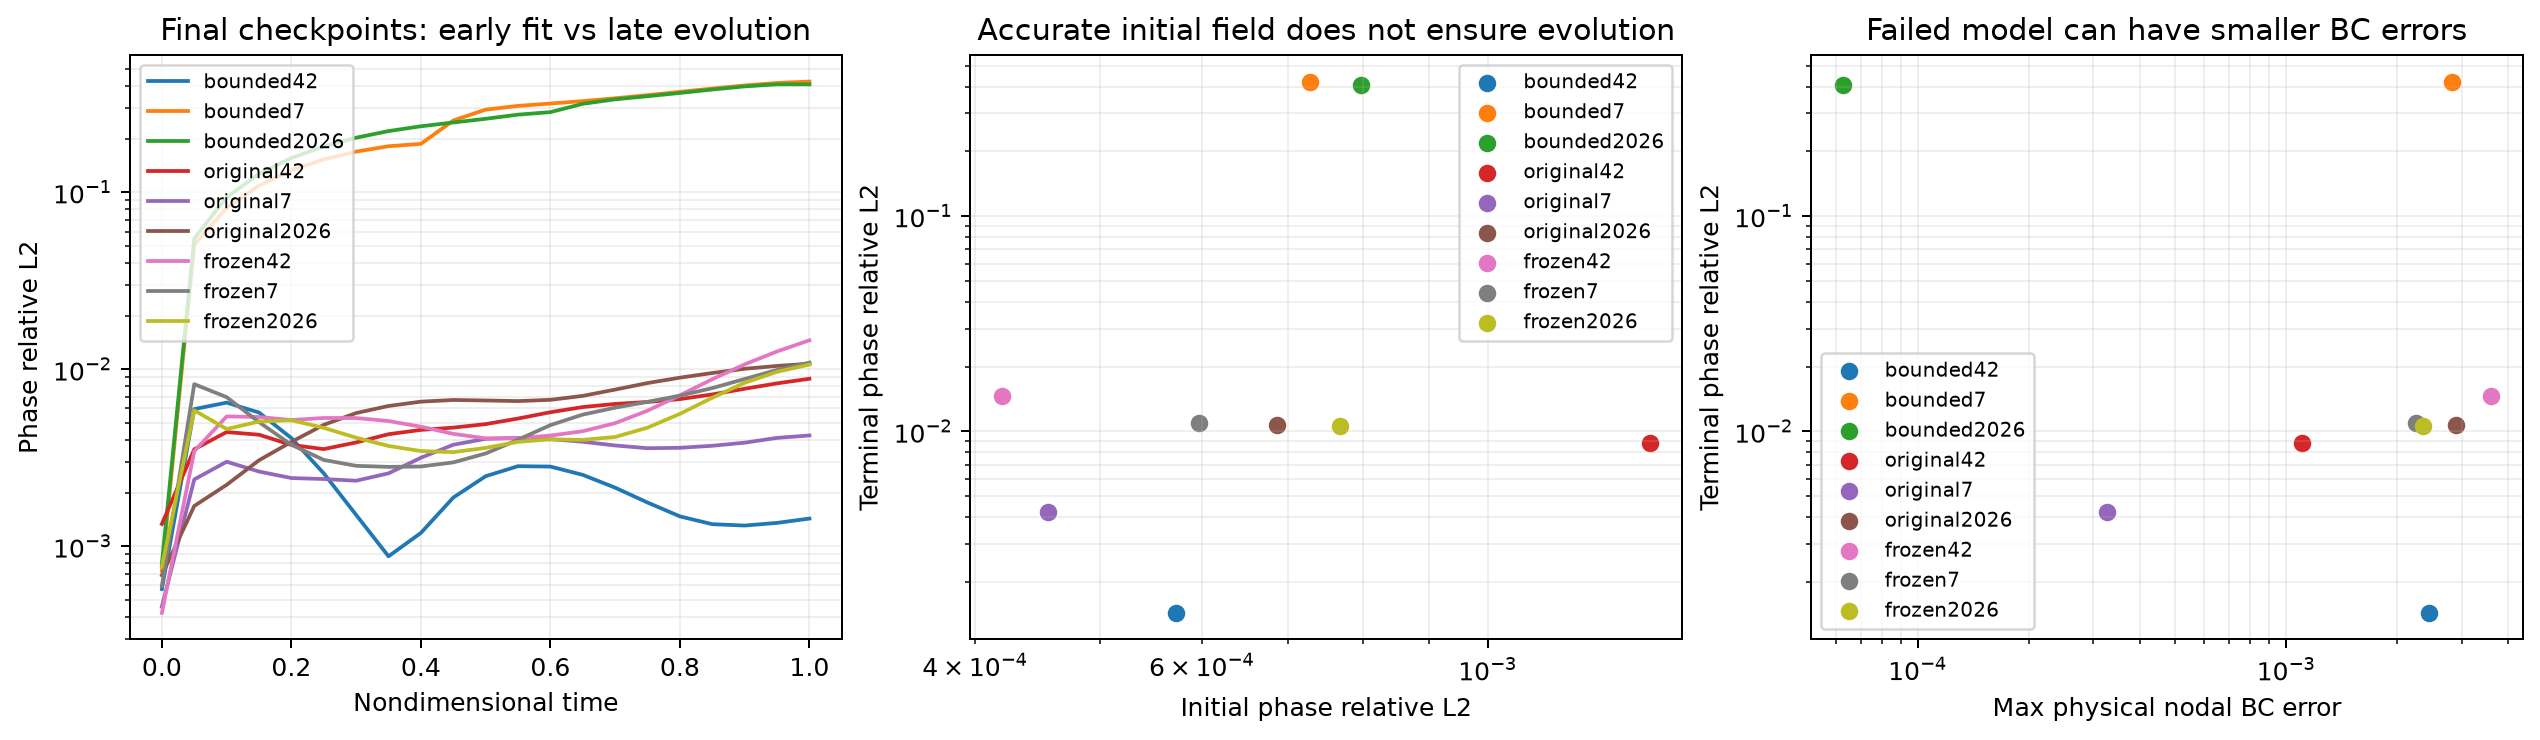

Reproduce this figure in Python.
"""Full-grid CPU audit of predeclared corrosion objective controls.

Adapted from the archived seed-mechanism probe; all metrics remain physical.
"""
import json
from pathlib import Path

import equinox as eqx
import jax
import jax.numpy as jnp
import matplotlib
matplotlib.use('Agg')
import matplotlib.pyplot as plt
from ml_collections import ConfigDict
import numpy as np
from scipy import ndimage
from scipy import sparse

from examples.corrosion2d import residual_experiment as r
from examples.corrosion2d.residuals import _raw_fields_and_derivatives, graph_action
from nonlocal_pinn.operators import build_D

OUT = Path(__file__).with_suffix('')
LOGS = Path('/root/autodl-tmp/tf-logs')
RUNS = {'corrosion2d': {
    **{f'bounded{seed}': LOGS/f'corrosion2d/20261025-transport-kks_raw_edges-chl1-s_bc-icmatched_graph-bcmatched_graph-bounded-seed{seed}' for seed in (42, 7)},
    'bounded2026': LOGS/'corrosion2d/20261025-independent-seed2026-default-strategy',
    **{f'original{seed}': LOGS/f'corrosion2d/20261025-transport-kks_raw_edges-chl1-s_bc-icmatched_graph-bcmatched_graph-phase-seed{seed}' for seed in (42, 7)},
    'original2026': LOGS/'corrosion2d/20261026-objective-phase-seed2026',
    **{f'frozen{seed}': LOGS/f'corrosion2d/20261026-objective-bounded_frozen-seed{seed}' for seed in (42, 7, 2026)}
}}


def rel(a, b):
    return float(np.linalg.norm(a-b)/np.linalg.norm(b))


def rms(a):
    return float(np.sqrt(np.mean(np.square(a))))


def square_fraction(error, mask):
    denominator = np.sum(error**2)
    if denominator <= 0:
        raise ValueError('Nonzero error required')
    return float(np.sum(error[mask]**2)/denominator)


def main():
    if jax.default_backend() != 'cpu':
        raise ValueError('CPU-only frozen audit')
    jax.config.update('jax_default_matmul_precision', 'highest')
    output = {'scope': 'Matched objective intervention; common full graph/times and final5000 checkpoints, no seed selection', 'cases': {}}
    for case, runs in RUNS.items():
        first = ConfigDict(json.loads((next(iter(runs.values()))/'config.json').read_text()))
        reference = r.load_reference(first)
        points = np.stack([reference['X'].ravel(), reference['Y'].ravel()], -1)
        n = len(points)
        x = jnp.asarray(points, dtype=jnp.float32)
        times = jnp.asarray(reference['time'], dtype=jnp.float32)
        zero, one, _ = r.boundary_values(first, points)
        free = ~(zero|one)
        op = build_D(x, first.nl.delta, method='sparse', kernel=first.nl.kernel)
        np.testing.assert_array_equal(np.asarray(op._row_idx), reference['graph_row'])
        np.testing.assert_array_equal(-np.asarray(op._vals), reference['graph_weight'])
        sub = op._row_idx, op._col_idx, op._vals, op._diag
        pools = op.build_subgraph_pool(first.sample.K_core, first.sample.K_pool)
        counts = np.zeros(n, dtype=int)
        train_weights = np.zeros(n, dtype=float)
        for ids, _, mask, _ in pools:
            selected = np.asarray(ids)[np.asarray(mask)]
            ids_free = selected[free[selected]]
            counts[ids_free] += 1
            train_weights[ids_free] += 1/(len(pools)*len(ids_free))
        np.testing.assert_allclose(train_weights.sum(), 1, atol=1e-12)
        never = free & (counts == 0)
        row, col, weight = (reference[k] for k in ('graph_row', 'graph_col', 'graph_weight'))
        D = sparse.diags(np.bincount(row, weights=weight, minlength=n))-sparse.csr_matrix((weight,(row,col)),shape=(n,n))
        template = r.build_model(first, jax.random.PRNGKey(0))
        chn, n1, n2, n3, dc, cle = r.nondim(first)
        target_p, target_c = (reference[k].reshape(len(times), n) for k in ('phi', 'c'))
        target_q = target_c-dc*(3*target_p**2-2*target_p**3)-cle
        target_dq = (D@target_q.T).T

        @eqx.filter_jit
        def evaluate(model):
            raw, raw_t, fields, deriv = _raw_fields_and_derivatives(model, x, times)
            p, c = fields[..., 0], fields[..., 1]
            h = -2*p**3+3*p**2
            q_physical = c-dc*h-cle
            diffusion = n3*graph_action(p, sub)
            reaction = n2*(4*p**3-6*p**2+2*p)
            drive = -n1*q_physical*dc*(-6*p**2+6*p)
            ac = deriv[..., 0]+diffusion+reaction+drive
            return raw, fields, deriv, ac, diffusion, reaction, drive

        def summarize(model, config, label):
            raw, fields, deriv, ac, diffusion, reaction, drive = (np.asarray(v) for v in evaluate(model))
            p, c, pt, ct = (v.astype(float).T for v in (fields[..., 0],fields[..., 1],deriv[..., 0],deriv[..., 1]))
            raw = raw.astype(float)
            q = .5*cle*(np.tanh(raw[..., 1])-1)
            dq = (D@q.T).T
            ch = ct+chn*dq
            # AC uses exactly the FP32 physical-difference formula of training;
            # independent CH uses stable raw-q and SciPy graph accumulation.
            ac = ac.astype(float).T
            w = (1+config.experiment.bounded_eta)/(4*p*(1-p)+config.experiment.bounded_eta)
            objective_ac = ac*w if config.experiment.formulation in ('bounded', 'bounded_frozen') else ac
            valid = np.broadcast_to(free, p.shape).copy()
            valid[0] = False  # t=0 belongs to IC, not the sampled PDE horizon
            weighted_ac = float(np.sum(np.mean(np.abs(objective_ac[1:]),axis=0)*train_weights)*config.loss.ac_scale)
            weighted_ch = float(np.sum(np.mean(np.abs(ch[1:]),axis=0)*train_weights)*config.loss.ch_scale)
            full_ac = float(np.mean(np.abs(objective_ac[valid]))*config.loss.ac_scale)
            full_ch = float(np.mean(np.abs(ch[valid]))*config.loss.ch_scale)
            error = p[-1]-target_p[-1]
            dq_error = dq[-1]-target_dq[-1]
            bulk = ((target_p < .05)|(target_p > .95)) & valid
            phi_jac = 2*p*(1-p)
            jac_cl = .5*cle*(1-np.tanh(raw[..., 1])**2)
            a = {
                'initial_phi_relative_l2': rel(p[0], target_p[0]),
                'initial_c_relative_l2': rel(c[0], target_c[0]),
                'initial_q_rmse_over_cle_free': rms((q[0]-target_q[0])[free])/cle,
                'initial_Dq_relative_l2_free': rel(dq[0, free], target_dq[0, free]),
                'terminal_phi_relative_l2': rel(p[-1], target_p[-1]),
                'terminal_c_relative_l2': rel(c[-1], target_c[-1]),
                'zero_bc_q_rmse_over_cle': rms(q[:, zero]/cle+1),
                'one_bc_q_rmse_over_cle': rms(q[:, one]/cle),
                'graph_bc_max_abs_physical_error': max(float(np.max(np.abs(np.stack([p[:,zero],c[:,zero]],-1)))),float(np.max(np.abs(np.stack([p[:,one],c[:,one]],-1)-1)))),
                'terminal_q_relative_l2_free': rel(q[-1, free], target_q[-1, free]),
                'terminal_Dq_relative_l2_free': rel(dq[-1, free], target_dq[-1, free]),
                'full_positive_time_scaled_AC_MAE': full_ac,
                'pool_distribution_scaled_AC_MAE': weighted_ac,
                'full_positive_time_CH_MAE': full_ch,
                'pool_distribution_CH_MAE': weighted_ch,
                'terminal_CH_rms_free': rms(ch[-1, free]),
                'never_core_phi_squared_error_fraction': square_fraction(error, never),
                'never_core_Dq_squared_error_fraction': square_fraction(dq_error, never),
                'terminal_phase_output_jacobian_median': float(np.median(phi_jac[-1,free])),
                'terminal_cL_output_jacobian_median': float(np.median(jac_cl[-1,free])),
                'terminal_cL_derivative_zero_fraction_fp32': float(np.mean(np.asarray(jnp.tanh(jnp.asarray(raw[-1,:,1],dtype=jnp.float32)))**2 == 1)),
                'phase_bulk_absolute_residual_fraction': float(np.sum(np.abs(objective_ac[bulk]))/np.sum(np.abs(objective_ac[valid]))),
                'AC_term_rms_positive_times_free': {'dt':rms(pt[valid]),'diffusion':rms(diffusion.T[valid]),'reaction':rms(reaction.T[valid]),'drive':rms(drive.T[valid])},
                'liquid_components_by_time': [int(ndimage.label(v.reshape(reference['X'].shape)<.5)[1]) for v in p] if case=='corrosion2d' else None,
                'per_time_phi_relative_l2': [rel(v,t) for v,t in zip(p,target_p)],
            }
            history=[json.loads(v) for v in (runs[label]/'loss_history.jsonl').read_text().splitlines()]
            a['last_logged_loss_weights'] = history[-1]
            return a

        case_data = {'coverage': {'IC_nodes': n if first.experiment.initial_sampling=='matched_graph' else first.sample.N_ic_global+first.sample.N_ic_local,
                    'zero_graph_BC_nodes':int(zero.sum()),'one_graph_BC_nodes':int(one.sum()),
                    'PDE_free_nodes':int(free.sum()),'never_PDE_core_nodes':int(never.sum()),
                    'core_inclusions_per_100_batches_free':{str(int(k)):int(v) for k,v in zip(*np.unique(counts[free],return_counts=True))},
                    'pool_used_repeatedly':5000//len(pools), 'PDE_times_represented_by_common_positive_snapshots':len(times)-1}, 'runs':{}}
        for label, run in runs.items():
            config = ConfigDict(json.loads((run/'config.json').read_text()))
            config_ref = r.reference_spec(config)
            assert config_ref == r.reference_spec(first)
            model=eqx.tree_deserialise_leaves(run/'ckpt_005000.eqx',template)
            data = summarize(model,config,label)
            expected=json.loads((run/'summary.json').read_text())['final_metrics']['terminal_rel_l2_phi']
            np.testing.assert_allclose(data['terminal_phi_relative_l2'],expected,atol=3e-6,rtol=0)
            expected_c=json.loads((run/'summary.json').read_text())['final_metrics']['terminal_rel_l2_c']
            np.testing.assert_allclose(data['terminal_c_relative_l2'],expected_c,atol=3e-6,rtol=0)
            assert (run/'model_final.eqx').read_bytes() == (run/'ckpt_005000.eqx').read_bytes()
            hist=[json.loads(line) for line in (run/'metrics.jsonl').read_text().splitlines()]
            late=[v for v in hist if 4000 <= v['step'] <= 5000]
            assert len(late) == 6
            data['late_window_4000_5000'] = {
                field: {'median':float(np.median([v['terminal_rel_l2_'+field] for v in late])),
                        'min':float(min(v['terminal_rel_l2_'+field] for v in late)),
                        'max':float(max(v['terminal_rel_l2_'+field] for v in late))}
                for field in ('phi', 'c', 'q', 'Dq_free')}
            data['path']=str(run)
            case_data['runs'][label] = data
            print(case,label,json.dumps({k:data[k] for k in ['initial_phi_relative_l2','graph_bc_max_abs_physical_error','terminal_phi_relative_l2','full_positive_time_scaled_AC_MAE','pool_distribution_scaled_AC_MAE','full_positive_time_CH_MAE','never_core_phi_squared_error_fraction']}),flush=True)
        output['cases'][case]=case_data
    # Direct byte/structured comparisons; no file hashes.
    for seed in (42, 7, 2026):
        names = [f'bounded{seed}',f'original{seed}',f'frozen{seed}']
        paths = [RUNS['corrosion2d'][name] for name in names]
        assert len({(p/'model_initial.eqx').read_bytes() for p in paths}) == 1
        configs = [json.loads((p/'config.json').read_text()) for p in paths]
        for c, path in zip(configs, paths):
            # Historical runs predate CH norm continuation and always used L1.
            # Check their actual source instead of supplying a runtime default.
            if 'ch_rms_after' in c['experiment']:
                assert c['experiment']['ch_rms_after'] == 0
                del c['experiment']['ch_rms_after']
            else:
                old = (path/'source/examples/corrosion2d/residual_experiment.py').read_text()
                assert 'ch_rms_after' not in old
                assert 'make_transport_loss_vector(config,' in old
                assert c['experiment']['ch_norm'] == 'l1'
            if 'lr_tail_start' in c['experiment']:
                assert c['experiment']['lr_tail_start'] == 0
                assert c['experiment']['lr_tail_end'] == 1e-5
                del c['experiment']['lr_tail_start']; del c['experiment']['lr_tail_end']
            else:
                old = (path/'source/examples/corrosion2d/residual_experiment.py').read_text()
                assert 'make_tail_optimizer' not in old
                assert 'optimizer = make_optimizer(config)' in old
                assert 'lr_tail_end' not in c['experiment']
            del c['experiment']['formulation']; del c['log']['run_name']
        assert configs[0] == configs[1] == configs[2]
    output['matched_control_validation'] = 'Same-seed initial bytes/configs equal except formulation/run name and explicitly source-verified absent historical disabled CH/LR continuation fields'
    fig,axes=plt.subplots(1,3,figsize=(14,4),layout='constrained')
    for label,data in output['cases']['corrosion2d']['runs'].items():
        axes[0].semilogy(np.arange(21)/20,data['per_time_phi_relative_l2'],label=label)
        axes[1].scatter(data['initial_phi_relative_l2'],data['terminal_phi_relative_l2'],label=label)
        axes[2].scatter(data['graph_bc_max_abs_physical_error'],data['terminal_phi_relative_l2'],label=label)
    axes[0].set(xlabel='Nondimensional time',ylabel='Phase relative L2',title='Final checkpoints: early fit vs late evolution')
    axes[1].set(xlabel='Initial phase relative L2',ylabel='Terminal phase relative L2',xscale='log',yscale='log',title='Accurate initial field does not ensure evolution')
    axes[2].set(xlabel='Max physical nodal BC error',ylabel='Terminal phase relative L2',xscale='log',yscale='log',title='Failed model can have smaller BC errors')
    for ax in axes:ax.grid(which='both',alpha=.2);ax.legend(fontsize=8)
    fig.savefig(str(OUT)+'.png',dpi=180,bbox_inches='tight')
    plt.close(fig)
    OUT.with_suffix('.json').write_text(json.dumps(output,indent=2,allow_nan=False)+'\n')


if __name__ == '__main__':
    main()
